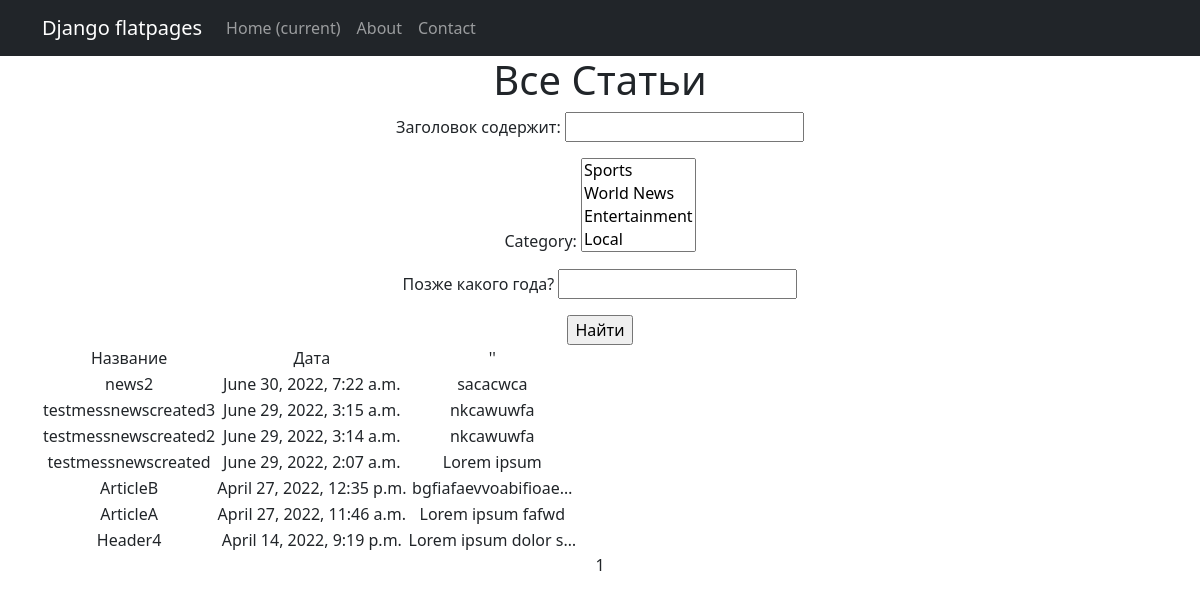
The app's page /materials/articles/ with its own data.
### newsapp/models.py (models this page shows, shortened)
class Category(models.Model):
    category = models.TextField(max_length=64, unique=True)
    subscribers = models.ManyToManyField(User, related_name='subscribers', blank=True)
    def __str__(self):
        return self.category

class Post(models.Model):
    time_in = models.DateTimeField(auto_now_add=True)
    type = models.BooleanField(default=False)
    author = models.ForeignKey(Author, on_delete=models.CASCADE)
    category = models.ManyToManyField(Category, through='PostCategory')
    header = models.CharField(max_length=64, unique=True)
    article_text = models.TextField()
    rating = models.IntegerField(default=0)

### newsapp/views.py (the view)
# urls.py: path('articles/', ArticlesList.as_view(), name='news'),
class ArticlesList(ListView):
    model = Post
    ordering = ['-time_in']
    template_name = 'articles.html'
    context_object_name = 'news'
    paginate_by = 10
    queryset = Post.objects.filter(type=1).distinct()
    def get_queryset(self):
        queryset = super().get_queryset()
        self.filterset = NewsFilter(self.request.GET, queryset)
        return self.filterset.qs
    def get_context_data(self, **kwargs):
        context = super().get_context_data(**kwargs)
        context['filterset'] = self.filterset
        return context

### newsapp/templatetags/custom_filters.py (called while the page is built)
@register.filter()
def matyugi(text):
    for word in text.split():
        for mat in WORDS:
            if mat == word:
                word = "*"
    return text

### templates/articles.html (shortened to what this page needs)
{% extends 'flatpages/default.html' %}
{% load custom_filters %}
{% load custom_tags %}
{% block content %}
   <h1>Все Статьи</h1>
    <form action="" method="get">
       {{ filterset.form.as_p }}
       <input type="submit" value="Найти" />
   </form>
   {% if news %}
       <table>
           <tr>
               <td>Название</td>
               <td>Дата</td>
               <td>''</td>
           </tr>
           {% for post in news %}
           <tr>
               <td>{{ post.header|matyugi }}</td>
               <td>{{ post.time_in }}</td>
               <td>{{ post.article_text|truncatechars:20|matyugi }}</td>
           </tr>
           {% endfor %}
       </table>
   {% else %}
       <h2>Материалов не найдено</h2>
   {% endif %}
   {{ page_obj.number }}
{% endblock content %}

### templates/flatpages/default.html (shortened to what this page needs)
<!DOCTYPE html>
<html lang="en">
    <head>
        {% load static %}
        <link href="{% static 'css/styles.css' %}" rel="stylesheet" />
    </head>
    <body>
        <nav class="navbar navbar-expand-lg navbar-dark bg-dark static-top">
           <div class="container">
               <a class="navbar-brand" href="#">Django flatpages</a>
               <div class="collapse navbar-collapse" id="navbarResponsive">
                   <ul class="navbar-nav ml-auto">
                       <li class="nav-item active">
                           <a class="nav-link" href="#">Home
                               <span class="sr-only">(current)</span>
                           </a>
                       </li>
                       <li class="nav-item">
                           <a class="nav-link" href="/about/">About</a>
                       </li>
                       <li class="nav-item">
                           <a class="nav-link" href="/contacts/">Contact</a>
                       </li>
                   </ul>
               </div>
           </div>
        </nav>
        <div class="container">
            <div class="row">
               <div class="col-lg-12 text-center">
                   {% block content %}{% endblock content %}
               </div>
            </div>
        </div>
    </body>
</html>

### records on screen
Category: category "Sports / World News / Entertainment / Local"
Post: header|matyugi "news2", time_in "June 30, 2022, 7:22 a.m.", article_text|matyugi "sacacwca"
Post: header|matyugi "testmessnewscreated3", time_in "June 29, 2022, 3:15 a.m.", article_text|matyugi "nkcawuwfa"
Post: header|matyugi "testmessnewscreated2", time_in "June 29, 2022, 3:14 a.m.", article_text|matyugi "nkcawuwfa"
Post: header|matyugi "testmessnewscreated", time_in "June 29, 2022, 2:07 a.m.", article_text|matyugi "Lorem ipsum"
Post: header|matyugi "ArticleB", time_in "April 27, 2022, 12:35 p.m.", article_text|matyugi "bgfiafaevvoabifioae…"
Post: header|matyugi "ArticleA", time_in "April 27, 2022, 11:46 a.m.", article_text|matyugi "Lorem ipsum fafwd"
Post: header|matyugi "Header4", time_in "April 14, 2022, 9:19 p.m.", article_text|matyugi "Lorem ipsum dolor s…"

### other values on screen
{{ page_obj.number }} "1"
